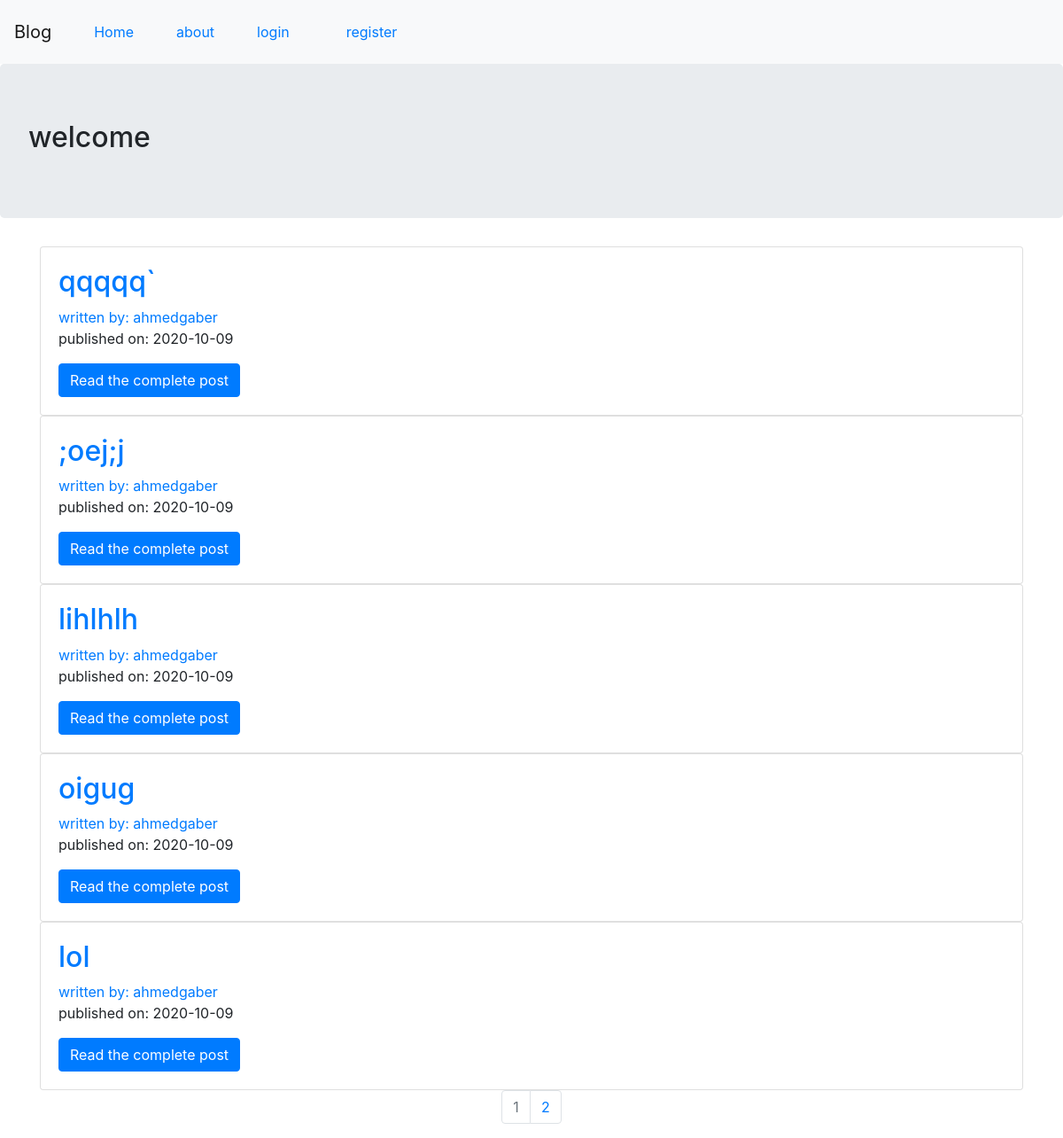
Before: / with the older database file.
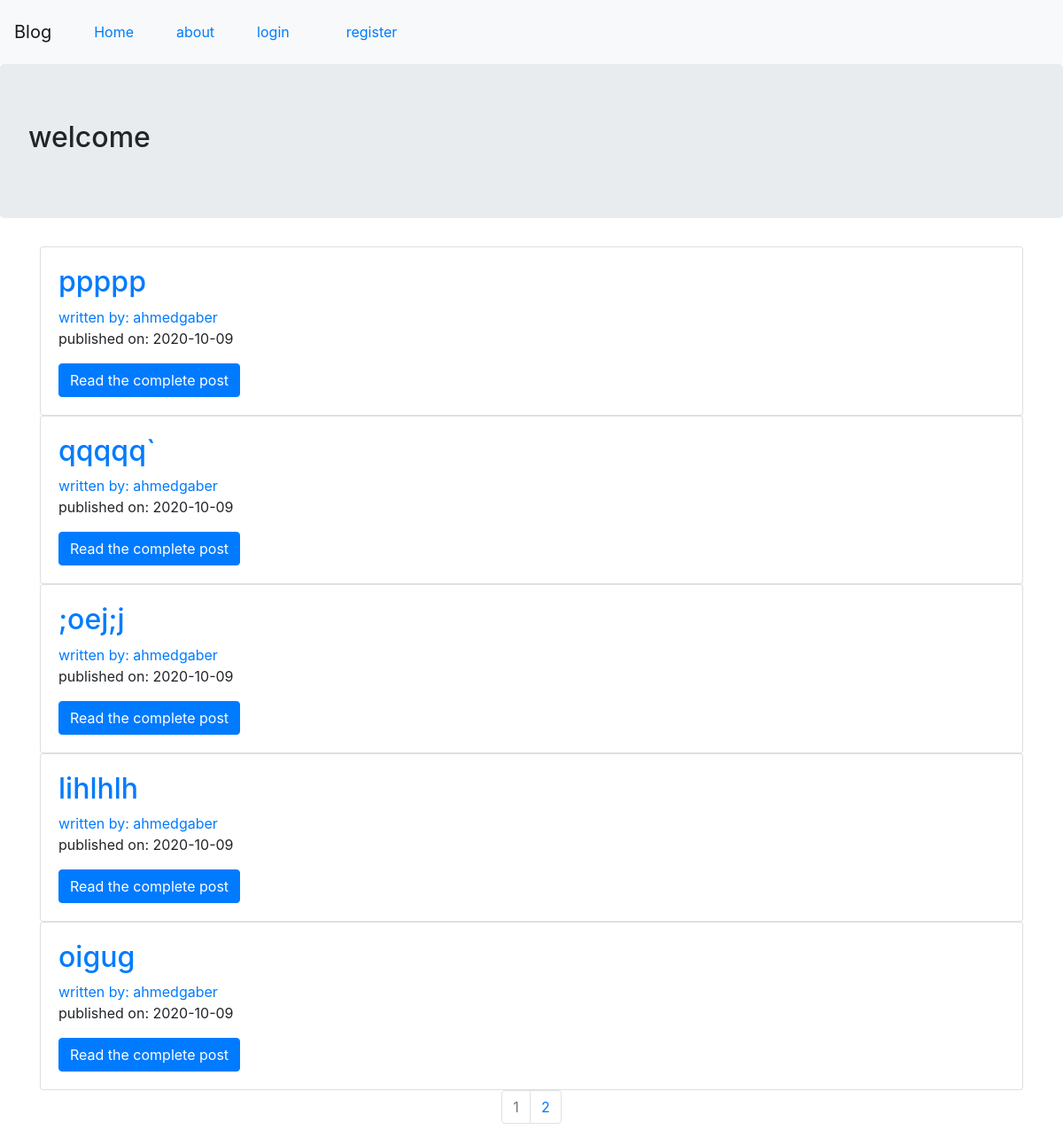
After: the same page with the newer database file.
### flask_blog/models.py (models this page shows, shortened)
class BlogPost(db.Model):
    users = db.relationship(User)
    id = db.Column(db.Integer, primary_key=True)
    user_id = db.Column(db.Integer, db.ForeignKey('users.id'), nullable=False)
    date = db.Column(db.DateTime, nullable=False, default=datetime.utcnow)
    title = db.Column(db.String(140), nullable=False)
    text = db.Column(db.Text, nullable=False)
    post_image = db.Column(db.String(20), nullable=False, default='default.png')

class User(db.Model, UserMixin):
    __tablename__ = 'users'
    id = db.Column(db.Integer, primary_key=True)
    profile_image = db.Column(db.String(20), nullable=False, default='default.png')
    email = db.Column(db.String(64), unique=True, index=True)
    username = db.Column(db.String(64), unique=True, index=True)
    password_hash = db.Column(db.String(128))
    posts = db.relationship('BlogPost', backref='author', lazy=True)

### flask_blog/core/views.py (the view)
@core.route('/')
def index():
    page = request.args.get('page', 1, type=int)
    blog_posts = BlogPost.query.order_by(BlogPost.date.desc()).paginate(page, per_page=5)
    return render_template('index.html', blog_posts=blog_posts)

### flask_blog/templates/index.html
{% extends 'base.html' %}
{% block content %}
    <div class="jumbotron">
        <h2>welcome</h2>
    </div>
    <div class="container">
        {% for post in blog_posts.items %}
            <div class="card">
              <div class="card-body">
                <h2><a class="card-title" href="{{ url_for('blog_posts.blog_post', blog_post_id=post.id) }}">{{ post.title }}</a></h2>
                <a href="{{ url_for('users.user_posts', username=post.author.username) }}">written by: {{ post.author.username }}</a>
                <p>published on: {{ post.date.strftime('%Y-%m-%d') }}</p>
                <a href="{{ url_for('blog_posts.blog_post', blog_post_id=post.id) }}" class="btn btn-primary">Read the complete post</a>
              </div>
            </div>
        {% endfor %}
    </div>
    <nav aria-label="Page Navigation ex">
        <ul class="pagination justify-content-center">
            {% for page_num in blog_posts.iter_pages(left_edge=1, right_edge=1, left_current=1,right_current=2) %}
                {% if blog_posts.page == page_num %}
                    <li class="page-item disabled">
                        <a class="page-link" href="{{ url_for('core.index', page=page_num) }}">{{ page_num }}</a>
                    </li>
                {% else %}
                    <li class="page-item ">
                        <a class="page-link" href="{{ url_for('core.index', page=page_num) }}">{{ page_num }}</a>
                    </li>
                {% endif %}
            {% endfor %}
        </ul>
    </nav>
{% endblock %}

Changed rows visible on the page:
no longer on this page (row unchanged): BlogPost: title "lol", author.username "ahmedgaber", date "2020-10-09"
added BlogPost: title "ppppp", author.username "ahmedgaber", date "2020-10-09"
